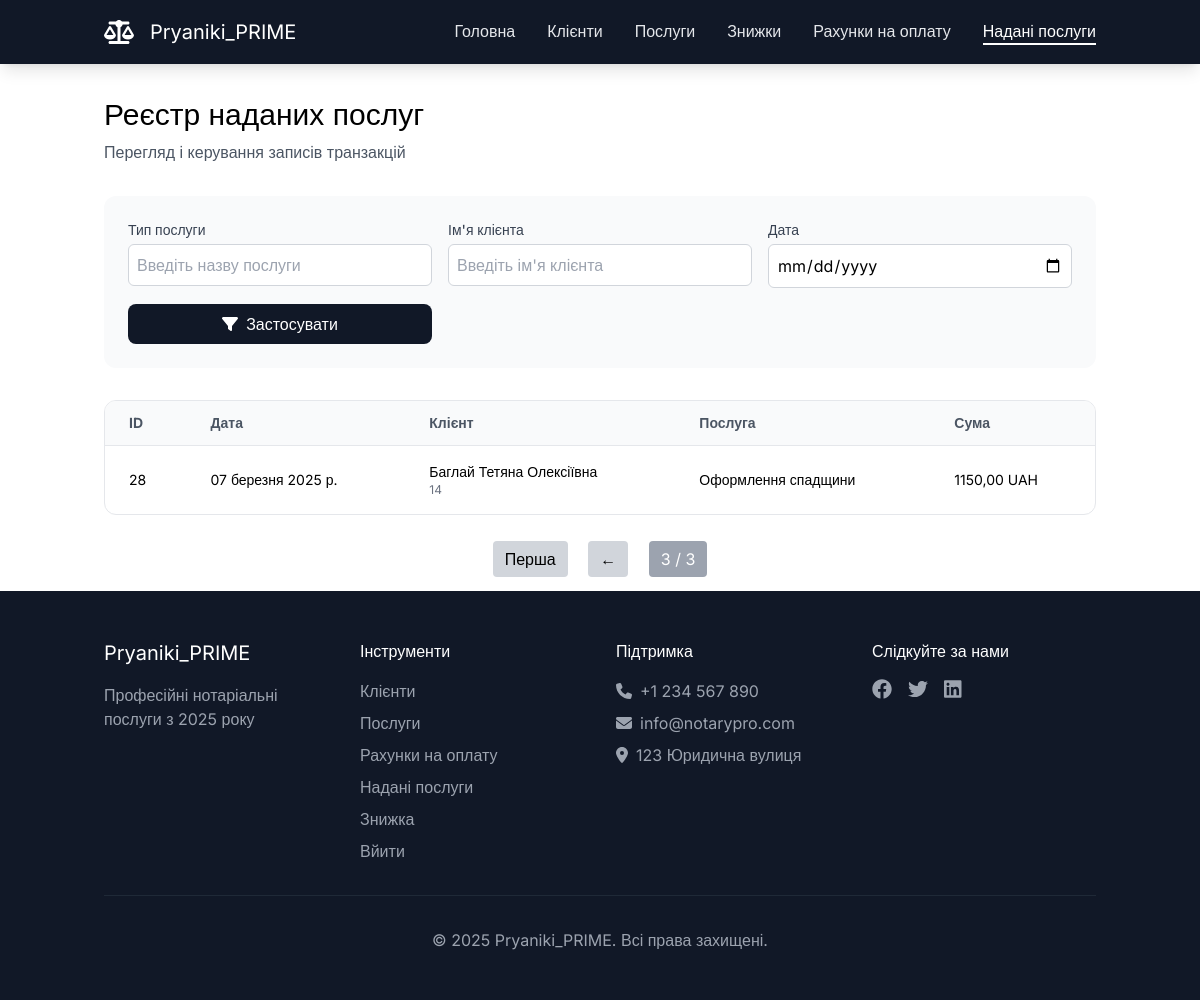
/provided_services?page=3 (signed in), run on an earlier commit of the app's database.
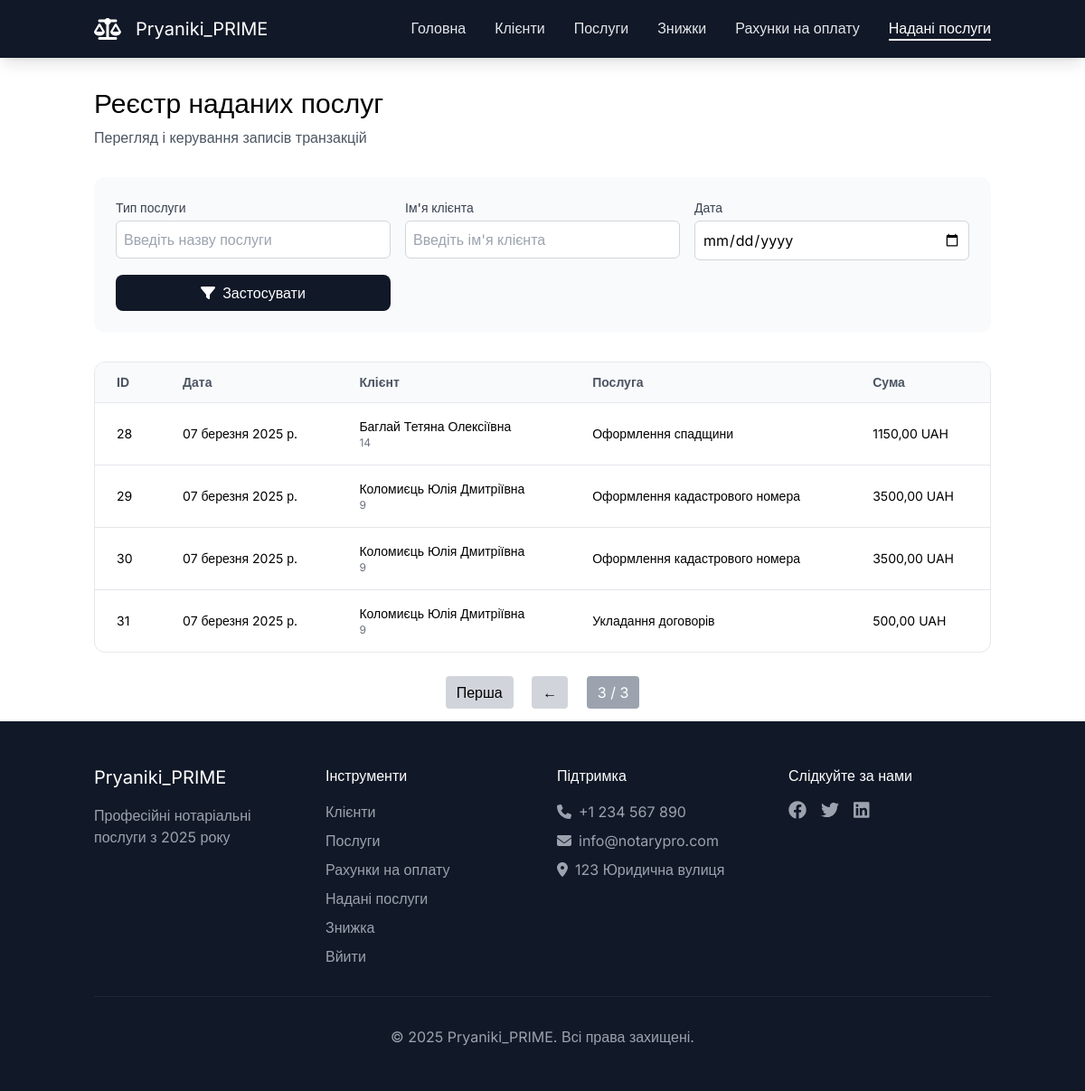
And on a later commit of the database.
### RealAgency/models.py (models this page shows)
class ProvidedService(models.Model):
    invoice = models.ForeignKey(Invoice, on_delete=models.CASCADE)
    service = models.ForeignKey(Service, on_delete=models.CASCADE)
    amount = models.IntegerField()
    price = models.DecimalField(max_digits=19, decimal_places=2)
    pdv = models.IntegerField()
    total_no_pdv = models.DecimalField(max_digits=19, decimal_places=2)
    total_pdv = models.DecimalField(max_digits=19, decimal_places=2)

class Invoice(models.Model):
    client = models.ForeignKey(Client, on_delete=models.CASCADE)
    date = models.DateField()
    code = models.CharField(max_length=255)
    invoice_file_path = models.CharField(max_length=255)
    commission = models.IntegerField()
    discount = models.IntegerField()
    pdv = models.IntegerField()
    commission_amount_no_pdv = models.DecimalField(max_digits=19, decimal_places=2)
    services_total_no_pdv = models.DecimalField(max_digits=19, decimal_places=2)
    total_no_pdv = models.DecimalField(max_digits=19, decimal_places=2)
    total_pdv = models.DecimalField(max_digits=19, decimal_places=2)

class Client(models.Model):
    client_type = models.ForeignKey(ClientType, on_delete=models.CASCADE)
    name = models.CharField(max_length=255)
    address = models.CharField(max_length=255)
    phone = models.CharField(max_length=255)
    email = models.CharField(max_length=255)
    passport_id = models.CharField(max_length=255, null=True, blank=True)
    iin = models.CharField(max_length=255, null=True, blank=True)
    edrpou = models.CharField(max_length=255, null=True, blank=True)

class Service(models.Model):
    name = models.CharField(max_length=255)
    description = models.CharField(max_length=255)
    unit = models.CharField(max_length=255)
    price = models.DecimalField(max_digits=19, decimal_places=2)

### RealAgency/views.py (the view)
        def _wrapped_view(request, *args, **kwargs):
            if not request.user.is_authenticated:
                return redirect('login')
            if not any(group.name in roles for group in request.user.groups.all()):
                raise PermissionDenied("You are not permitted to perform this action.")
            return view_func(request, *args, **kwargs)

### RealAgency/views.py (called while the page is built)
def role_required(roles):
    def decorator(view_func):
        def _wrapped_view(request, *args, **kwargs):
            if not request.user.is_authenticated:
                return redirect('login')
            if not any(group.name in roles for group in request.user.groups.all()):
                raise PermissionDenied("You are not permitted to perform this action.")
            return view_func(request, *args, **kwargs)
        return _wrapped_view
    return decorator

@role_required(['Manager', 'Notary'])
def provided_services(request):
    provided_services_list = ProvidedService.objects.all().order_by('id')
    paginator = Paginator(provided_services_list, 10)
    page_number = request.GET.get('page')
    page_obj = paginator.get_page(page_number)
    return render(request, 'provided_services/main.html', {'provided_services': page_obj})

### templates/provided_services/main.html (shortened to what this page needs)
{% extends "base.html" %}
{% block content %}
    <main id="main" class="pt-24">
        <div class="container mx-auto px-4">
            <div id="page-header" class="mb-8">
                <h1 class="text-3xl mb-2">Реєстр наданих послуг</h1>
                <p class="text-neutral-600">Перегляд і керування записів транзакцій</p>
            </div>
            <div id="filters" class="bg-neutral-50 p-6 rounded-xl mb-8">
                <div class="grid grid-cols-3 gap-4">
                    <div class="relative">
                        <label for="service-search" class="block text-sm font-medium text-gray-700">Тип послуги</label>
                        <input type="text" id="service-search" class="mt-1 block w-full p-2 border border-gray-300 rounded-md"
                               placeholder="Введіть назву послуги">
                    </div>
                    <div class="relative">
                        <label for="client-search" class="block text-sm font-medium text-gray-700">Ім'я клієнта</label>
                        <input type="text" id="client-search" class="mt-1 block w-full p-2 border border-gray-300 rounded-md"
                               placeholder="Введіть ім'я клієнта">
                    </div>
                    <div>
                        <label for="date-filter" class="block text-sm font-medium text-gray-700">Дата</label>
                        <input type="date" id="date-filter" class="mt-1 block w-full p-2 border border-gray-300 rounded-md">
                    </div>
                    <div class="flex items-end">
                    <button id="apply-filters" class="w-full bg-neutral-900 text-white px-4 py-2 rounded-lg hover:bg-neutral-800">
                            <i class="fa-solid fa-filter mr-2"></i>Застосувати
                    </button>
                </div>
                </div>
            </div>
            <div id="transactions-table" class="bg-white rounded-xl border border-neutral-200 overflow-hidden">
                <table class="w-full">
                    <thead class="bg-neutral-50 border-b border-neutral-200">
                        <tr>
                            <th class="px-6 py-3 text-left text-sm text-neutral-600">ID</th>
                            <th class="px-6 py-3 text-left text-sm text-neutral-600">Дата</th>
                            <th class="px-6 py-3 text-left text-sm text-neutral-600">Клієнт</th>
                            <th class="px-6 py-3 text-left text-sm text-neutral-600">Послуга</th>
                            <th class="px-6 py-3 text-left text-sm text-neutral-600">Сума</th>
                        </tr>
                    </thead>
                    <tbody class="divide-y divide-neutral-200">
                        {% for provided_service in provided_services %}
                        <tr class="hover:bg-neutral-50">
                            <td class="px-6 py-4 text-sm"> {{ provided_service.id }} </td>
                            <td class="px-6 py-4 text-sm"> {{ provided_service.invoice.date }}</td>
                            <td class="px-6 py-4">
                                <div class="flex items-center">
                                    <div>
                                        <div class="text-sm">{{ provided_service.invoice.client.name }}</div>
                                        <div class="text-xs text-neutral-500">{{ provided_service.invoice.client.id }}</div>
                                    </div>
                                </div>
                            </td>
                            <td class="px-6 py-4 text-sm">{{ provided_service.service.name }}</td>
                            <td class="px-6 py-4 text-sm">{{ provided_service.price }} UAH</td>
                        </tr>
                        {% endfor %}
                    </tbody>
                </table>
            </div>
            <div class="flex justify-center mt-8">
                <div class="pagination">
                    {% if provided_services.has_previous %}
                        <a href="?page=1" class="px-3 py-2 bg-gray-300 rounded mx-2">Перша</a>
                        <a href="?page={{ provided_services.previous_page_number }}" class="px-3 py-2 bg-gray-300 rounded mx-2">←</a>
                    {% endif %}
                    <span class="px-3 py-2 bg-gray-400 text-white rounded mx-2">{{ provided_services.number }} / {{ provided_services.paginator.num_pages }}</span>
                </div>
            </div>
        </div>
    </main>
{% endblock %}

### templates/base.html (shortened to what this page needs)
<head>
    <script src="https://cdn.tailwindcss.com"></script>
</head>
<header id="header" class="fixed w-full bg-neutral-900 shadow-lg z-50">
            <div class="container mx-auto px-4">
                <div class="flex items-center justify-between h-16">
                    <div class="flex items-center space-x-4">
                        <i class="fa-solid fa-scale-balanced text-2xl text-white"></i>
                        <span class="text-xl text-white">Pryaniki_PRIME</span>
                    </div>
                    <nav class="hidden md:flex space-x-8">
    <a href="{% url 'home' %}" class="cursor-pointer {% if request.path == '/' %}text-white border-b-2 border-white{% else %}text-neutral-200 hover:text-white{% endif %}">Головна</a>
    <a href="{% url 'clients' %}" class="cursor-pointer {% if request.path == '/clients' %}text-white border-b-2 border-white{% else %}text-neutral-200 hover:text-white{% endif %}">Клієнти</a>
    <a href="{% url 'services' %}" class="cursor-pointer {% if request.path == '/services' %}text-white border-b-2 border-white{% else %}text-neutral-200 hover:text-white{% endif %}">Послуги</a>
    <a href="{% url 'discounts' %}" class="cursor-pointer {% if request.path == '/discounts' %}text-white border-b-2 border-white{% else %}text-neutral-200 hover:text-white{% endif %}">Знижки</a>
    <a href="{% url 'invoices' %}" class="cursor-pointer {% if request.path == '/invoices' %}text-white border-b-2 border-white{% else %}text-neutral-200 hover:text-white{% endif %}">Рахунки на оплату</a>
    <a href="{% url 'provided_services' %}" class="cursor-pointer {% if request.path == '/provided_services' %}text-white border-b-2 border-white{% else %}text-neutral-200 hover:text-white{% endif %}">Надані послуги</a>
</nav>
                </div>
            </div>
        </header>
<div class="content" style="margin-bottom: 20px">
    {% block content %}{% endblock %}
</div>
<footer id="footer" class="bg-neutral-900 text-white py-12">
            <div class="container mx-auto px-4">
                <div class="grid grid-cols-1 md:grid-cols-4 gap-8">
                    <div>
                        <h3 class="text-xl mb-4">Pryaniki_PRIME</h3>
                        <p class="text-neutral-400">Професійні нотаріальні послуги з 2025 року</p>
                    </div>
                    <div>
                        <h4 class="mb-4">Інструменти</h4>
                        <ul class="space-y-2 text-neutral-400">
                            <li><a href="{% url 'clients' %}">Клієнти</a></li>
                            <li><a href="{% url 'services' %}">Послуги</a></li>
                            <li><a href="{% url 'invoices' %}">Рахунки на оплату</a></li>
                            <li><a href="{% url 'provided_services' %}">Надані послуги</a></li>
                            <li><a href="{% url 'discounts' %}">Знижка</a></li>
                            <li><a href="{% url 'logout' %}">Вйити</a></li>
                        </ul>
                    </div>
                    <div>
                        <h4 class="mb-4">Підтримка</h4>
                        <ul class="space-y-2 text-neutral-400">
                            <li><i class="fa-solid fa-phone mr-2"></i>+1 234 567 890</li>
                            <li><i class="fa-solid fa-envelope mr-2"></i>info@notarypro.com</li>
                            <li><i class="fa-solid fa-location-dot mr-2"></i>123 Юридична вулиця</li>
                        </ul>
                    </div>
                    <div>
                        <h4 class="mb-4">Слідкуйте за нами</h4>
                        <div class="flex space-x-4">
                            <span class="text-neutral-400 hover:text-white cursor-pointer"><i
                                    class="fa-brands fa-facebook text-xl"></i></span>
                            <span class="text-neutral-400 hover:text-white cursor-pointer"><i
                                    class="fa-brands fa-twitter text-xl"></i></span>
                            <span class="text-neutral-400 hover:text-white cursor-pointer"><i
                                    class="fa-brands fa-linkedin text-xl"></i></span>
                        </div>
                    </div>
                </div>
                <div class="border-t border-neutral-800 mt-8 pt-8 text-center text-neutral-400">
                    <p>&copy; 2025 Pryaniki_PRIME. Всі права захищені.</p>
                </div>
            </div>
        </footer>

### templates/base.html (style rules this page uses)
* { font-family: "Inter", sans-serif; }

What changed in the data, as far as the page shows it:
added ProvidedService: id "29", invoice "07 березня 2025 р.", invoice.client.name "Коломиєць Юлія Дмитріївна", invoice.client.id "9", service.name "Оформлення кадастрового номера", price "3500,00"
added ProvidedService: id "30", invoice "07 березня 2025 р.", invoice.client.name "Коломиєць Юлія Дмитріївна", invoice.client.id "9", service.name "Оформлення кадастрового номера", price "3500,00"
added ProvidedService: id "31", invoice "07 березня 2025 р.", invoice.client.name "Коломиєць Юлія Дмитріївна", invoice.client.id "9", service.name "Укладання договорів", price "500,00"
